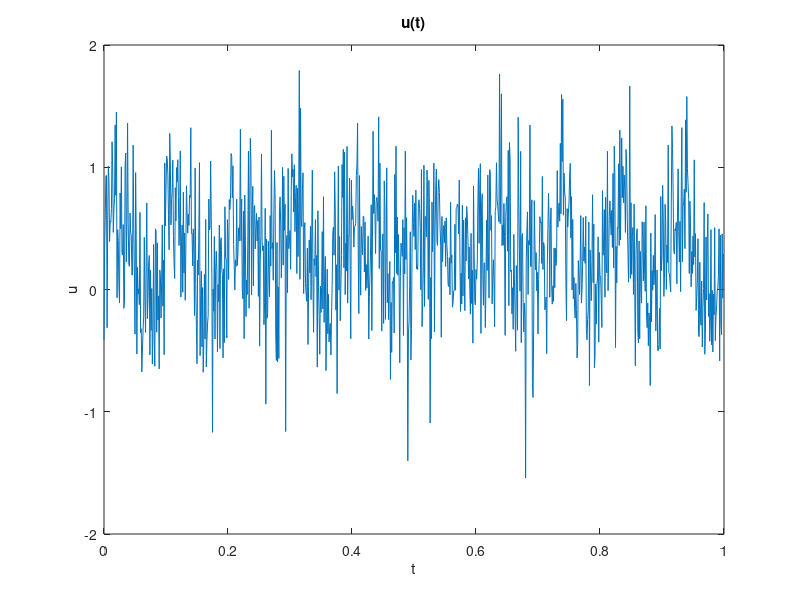
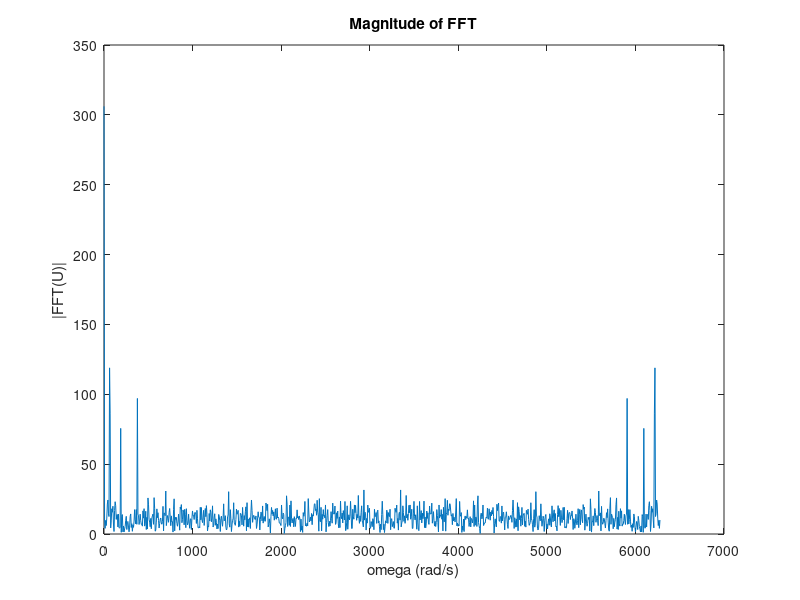

The MATLAB script that drew these images, in order:
%% MAE 283A, Homework 1, Question 3, by David Lim
clear

% Load data
load('noisy_sine_data (1).mat')

% Plot data
figure(1)
plot(t,u)
title("u(t)")
xlabel("t")
ylabel("u")

% Define data length and sample time
N = length(u);
Delta_t = 0.001;

% Plot FFT magnitude
figure(2)
U = fft(u);
U_ = abs(U);
plot(2*pi/(N*Delta_t)*(0:N-1),U_)
title("Magnitude of FFT")
xlabel("\omega (rad/s)")
ylabel("|FFT(U)|")